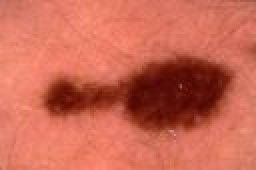
%> input picture HW2 - Practical/Code/melanome1.jpg, 128 x 85 px (shown 2 times larger)
$ octave Code.m   (GNU Octave 9; MATLAB toolbox functions it lacks are replaced by stand-ins)
%> lines starting %> are read from the running program, lines starting %| are printed output that depends on the picture; in (x1, y1, x2, y2) boxes, pixels count from 0 and x2, y2 are one past the last pixel; in counts of white or black regions, pixels touching at a corner belong together; the program's own positions count from 1
%% Question 1
img1 = ~imbinarize(rgb2gray(imread('melanome1.jpg')), 0.25);
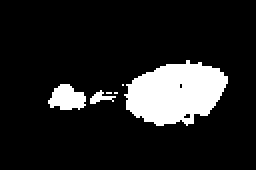
%> img1: size 85x128 logical (shown 2 times larger); 13% white; 6 white regions (3 under 20 px), largest, box (x1, y1, x2, y2) and area: (62, 30, 114, 63) 1194, (24, 42, 43, 55) 175, (45, 45, 58, 52) 41
img2 = ~imbinarize(rgb2gray(imread('melanome2.jpg')), 0.25);
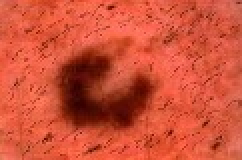
%> input picture HW2 - Practical/Code/melanome2.jpg, 121 x 80 px (shown 2 times larger)
%> img2: size 80x121 logical; 10.2% white; 34 white regions (33 under 20 px), largest, box (x1, y1, x2, y2) and area: (30, 27, 76, 64) 943
img3 = ~imbinarize(rgb2gray(imread('melanome3.jpg')), 0.25);
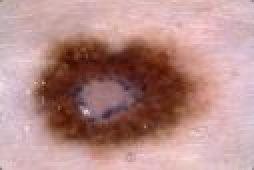
%> input picture HW2 - Practical/Code/melanome3.jpg, 127 x 85 px (shown 2 times larger)
%> img3: size 85x127 logical; 13.3% white; 12 white regions (10 under 20 px), largest, box (x1, y1, x2, y2) and area: (20, 24, 92, 69) 1312, (45, 60, 71, 69) 105
img4 = ~imbinarize(rgb2gray(imread('melanome4.jpg')), 0.25);
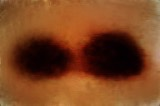
%> input picture HW2 - Practical/Code/melanome4.JPG, 160 x 106 px
%> img4: size 106x160 logical; 29.6% white; 2 white regions (1 under 20 px), largest, box (x1, y1, x2, y2) and area: (11, 30, 146, 81) 5020
figure();
subplot(2, 2, 1);
imshow(img1);
title('meloanome 1');
subplot(2, 2, 2);
imshow(img2);
title('meloanome 2');
subplot(2, 2, 3);
imshow(img3);
title('meloanome 3');
subplot(2, 2, 4);
imshow(img4);
title('meloanome 4');
%% a)
connected_img1 = imclose(img1, strel('rectangle',[5, 5]));
%> connected_img1: size 85x128 logical; 13.6% white; 1 white region, box (x1, y1, x2, y2) and area: (24, 30, 114, 63) 1482
figure();
subplot(1, 2, 1);
imshow(img1);
subplot(1, 2, 2);
imshow(connected_img1);
sgtitle('Connecting seperated components using closing operation');
n_comp1 = bwconncomp(connected_img1).NumObjects;
%> n_comp1 = 1
%% b)
denoised_img2 = imopen(img2, strel('rectangle',[3, 3]));
%> denoised_img2: size 80x121 logical; 9.5% white; 1 white region, box (x1, y1, x2, y2) and area: (30, 27, 75, 63) 922
figure();
subplot(1, 2, 1);
imshow(img2);
subplot(1, 2, 2);
imshow(denoised_img2);
sgtitle('Denoising melanoma using opening operation');
boundary2 = denoised_img2-imerode(denoised_img2, strel('rectangle',[3, 3]));
%> boundary2: size 80x121 double; values 0 (black) and 1 (white), 2.2% white in thin lines or dots, all inside (x1, y1, x2, y2) = (30, 27, 75, 63)
figure();
imshow(boundary2);
title('boundary of melanoma');
%% c)
connected_img3 = imclose(img3, strel('rectangle',[3, 3]));
%> connected_img3: size 85x127 logical; 15.1% white; 2 white regions (1 under 20 px), largest, box (x1, y1, x2, y2) and area: (20, 24, 92, 69) 1617
filled_img3 = imfill(connected_img3,'holes');
%> filled_img3: size 85x127 logical; 21.2% white; 1 white region, box (x1, y1, x2, y2) and area: (20, 24, 92, 69) 2289
figure();
imshow(filled_img3);
title('filling melanoma using imfill');
%% d)
seperated_img4 = imopen(img4, strel('rectangle',[21, 21]));
%> seperated_img4: size 106x160 logical; 28.1% white; 2 white regions, box (x1, y1, x2, y2) and area: (78, 32, 143, 80) 2645, (14, 37, 72, 79) 2113
figure();
subplot(1, 2, 1);
imshow(img4);
subplot(1, 2, 2);
imshow(seperated_img4);
sgtitle('seperating two melanomas using opening operation');
%% e)
components = connected_component(seperated_img4);
%> the loop in connected_component, `while max(img, [], 'all')` made 2 passes
%> i on passes 1 to 2: 1, 2
%> after the loop in connected_component, `while max(img, [], 'all')`: temp: size 106x160 logical; 15.6% white; 1 white region, box (x1, y1, x2, y2) and area: (78, 32, 143, 80) 2645
for i=1:size(components, 1)
    figure();
    imshow(squeeze(components(i, :, :)));
    title(['connected component ', num2str(i)]);
end
%% Question 2
%% a)
brain_img = imread('brain.jpg');
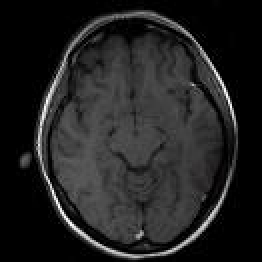
%> input picture HW4 - Practical/Code/Chan-Vese/brain.jpg, 131 x 131 px (shown 2 times larger)
%> brain_img is the input picture: size 131x131x3 uint8; mean R, G, B 34, 34, 34
figure();
imshow(brain_img);
title('brain');
hist_img = hist(reshape(brain_img, 1, []), 0:255);
%> hist_img = 256 values, max 19509 at index 1, min 0 at index 174, mean 201.1
norm_hist_img = hist_img/sum(hist_img);
%> norm_hist_img = 256 values, max 0.379 at index 1, min 0 at index 174, mean 0.00391
figure();
bar(0:255, norm_hist_img);
title('normalized histogram of brain');
%> figure, not shown here; tallest bar 0.379 high, from x = -0.4 to 0.4
brain_mean = sum((0:255).*norm_hist_img);
%> brain_mean = 33.97
brain_variance = sum((((0:255)-brain_mean).^2).*norm_hist_img);
%> brain_variance = 1493.3
brain_uniformity = sum(norm_hist_img.^2);
%> brain_uniformity = 0.149
brain_entropy = -sum(norm_hist_img.*log2(norm_hist_img+1e-12));
%> brain_entropy = 5.07
%% b)
sample_img = imread('sample.png');
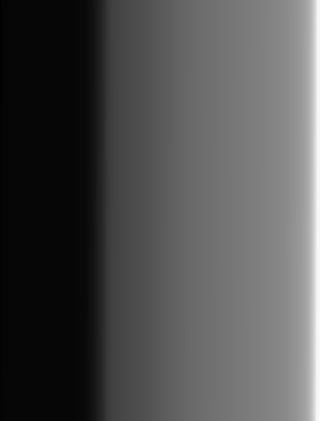
%> input picture HW2 - Practical/Code/sample.png, 320 x 421 px
%> sample_img is the input picture: size 421x320 uint8; min 0, max 253, mean 79.4
figure();
imshow(sample_img);
title('sample');
hist_img = hist(reshape(sample_img, 1, []), 0:255);
%> hist_img = 256 values, max 28345 at index 7, min 0 at index 255, mean 526.2
norm_hist_img = hist_img/sum(hist_img);
%> norm_hist_img = 256 values, max 0.21 at index 7, min 0 at index 255, mean 0.00391
figure();
bar(0:255, norm_hist_img);
title('normalized histogram of sample');
%> figure, not shown here; tallest bar 0.21 high, from x = 5.6 to 6.4
sample_average = sum((0:255).*norm_hist_img);
%> sample_average = 79.42
sample_variance = sum((((0:255)-sample_average).^2).*norm_hist_img);
%> sample_variance = 3239.7
sample_uniformity = sum(norm_hist_img.^2);
%> sample_uniformity = 0.0496
sample_entropy = -sum(norm_hist_img.*log2(norm_hist_img+1e-10));
%> sample_entropy = 6.44
%% c)
brain_GLCM_256 = GLCM(brain_img, 256, [0, 1]);
figure();
imshow(log(brain_GLCM_256+1)/max(log(brain_GLCM_256+1), [], 'all'));
title('brain GLCM 256 for offset = [0, 1]');
sample_GLCM_256 = GLCM(sample_img, 256, [0, 1]);
figure();
imshow(log(sample_GLCM_256+1)/max(log(sample_GLCM_256+1), [], 'all'));
title('sample GLCM 256 for offset = [0, 1]');
%% d)
norm_brain_GLCM_256 = brain_GLCM_256/sum(brain_GLCM_256, 'all');
norm_sample_GLCM_256 = sample_GLCM_256/sum(sample_GLCM_256, 'all');
brain_contrast_256 = 0;
sample_contrast_256 = 0;
for i=1:size(brain_GLCM_256, 1)
    for j=1:size(brain_GLCM_256, 1)
        brain_contrast_256 = brain_contrast_256+(i-j)^2*norm_brain_GLCM_256(i, j);
        sample_contrast_256 = sample_contrast_256+(i-j)^2*norm_sample_GLCM_256(i, j);
    end
end
%> after the loop, brain_contrast_256 = 522.2; sample_contrast_256 = 2.98
brain_uniformity_256 = 0;
sample_uniformity_256 = 0;
for i=1:size(brain_GLCM_256, 1)
    for j=1:size(brain_GLCM_256, 1)
        brain_uniformity_256 = brain_uniformity_256+norm_brain_GLCM_256(i, j)^2;
        sample_uniformity_256 = sample_uniformity_256+norm_sample_GLCM_256(i, j)^2;
    end
end
%> after the loop, brain_uniformity_256 = 0.114; sample_uniformity_256 = 0.0463
brain_homogeneity_256 = 0;
sample_homogeneity_256 = 0;
for i=1:size(brain_GLCM_256, 1)
    for j=1:size(brain_GLCM_256, 1)
        brain_homogeneity_256 = brain_homogeneity_256+norm_brain_GLCM_256(i, j)/(1+abs(i-j));
        sample_homogeneity_256 = sample_homogeneity_256+norm_sample_GLCM_256(i, j)/(1+abs(i-j));
    end
end
%> after the loop, brain_homogeneity_256 = 0.498; sample_homogeneity_256 = 0.753
brain_entropy_256 = 0;
sample_entropy_256 = 0;
for i=1:size(brain_GLCM_256, 1)
    for j=1:size(brain_GLCM_256, 1)
        brain_entropy_256 = brain_entropy_256-norm_brain_GLCM_256(i, j)*log2(norm_brain_GLCM_256(i, j)+1e-10);
        sample_entropy_256 = sample_entropy_256-norm_sample_GLCM_256(i, j)*log2(norm_sample_GLCM_256(i, j)+1e-10);
    end
end
%> after the loop, brain_entropy_256 = 8.27; sample_entropy_256 = 7.15
%% e)
brain_GLCM_128 = brain_GLCM_256(1:2:255, 1:2:255)+brain_GLCM_256(1:2:255, 2:2:256)+brain_GLCM_256(2:2:256, 1:2:255)+brain_GLCM_256(2:2:256, 2:2:256);
figure();
imshow(log(brain_GLCM_128+1)/max(log(brain_GLCM_128+1), [], 'all'));
title('brain GLCM 128 for offset = [0, 1]');
sample_GLCM_128 = sample_GLCM_256(1:2:255, 1:2:255)+sample_GLCM_256(1:2:255, 2:2:256)+sample_GLCM_256(2:2:256, 1:2:255)+sample_GLCM_256(2:2:256, 2:2:256);
figure();
imshow(log(sample_GLCM_128+1)/max(log(sample_GLCM_128+1), [], 'all'));
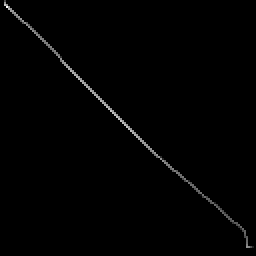
%> displayed picture: size 128x128, on the screen's scale of 0 to 255 (shown 2 times larger); min 0, max 255, mean 1.9
title('sample GLCM 128 for offset = [0, 1]');
norm_brain_GLCM_128 = brain_GLCM_128/sum(brain_GLCM_128, 'all');
norm_sample_GLCM_128 = sample_GLCM_128/sum(sample_GLCM_128, 'all');
brain_contrast_128 = 0;
sample_contrast_128 = 0;
for i=1:size(brain_GLCM_128, 1)
    for j=1:size(brain_GLCM_128, 1)
        brain_contrast_128 = brain_contrast_128+(i-j)^2*norm_brain_GLCM_128(i, j);
        sample_contrast_128 = sample_contrast_128+(i-j)^2*norm_sample_GLCM_128(i, j);
    end
end
%> after the loop, brain_contrast_128 = 130.4; sample_contrast_128 = 0.837
brain_uniformity_128 = 0;
sample_uniformity_128 = 0;
for i=1:size(brain_GLCM_128, 1)
    for j=1:size(brain_GLCM_128, 1)
        brain_uniformity_128 = brain_uniformity_128+norm_brain_GLCM_128(i, j)^2;
        sample_uniformity_128 = sample_uniformity_128+norm_sample_GLCM_128(i, j)^2;
    end
end
%> after the loop, brain_uniformity_128 = 0.125; sample_uniformity_128 = 0.0576
brain_homogeneity_128 = 0;
sample_homogeneity_128 = 0;
for i=1:size(brain_GLCM_128, 1)
    for j=1:size(brain_GLCM_128, 1)
        brain_homogeneity_128 = brain_homogeneity_128+norm_brain_GLCM_128(i, j)/(1+abs(i-j));
        sample_homogeneity_128 = sample_homogeneity_128+norm_sample_GLCM_128(i, j)/(1+abs(i-j));
    end
end
%> after the loop, brain_homogeneity_128 = 0.576; sample_homogeneity_128 = 0.85
brain_entropy_128 = 0;
sample_entropy_128 = 0;
for i=1:size(brain_GLCM_128, 1)
    for j=1:size(brain_GLCM_128, 1)
        brain_entropy_128 = brain_entropy_128-norm_brain_GLCM_128(i, j)*log2(norm_brain_GLCM_128(i, j)+1e-10);
        sample_entropy_128 = sample_entropy_128-norm_sample_GLCM_128(i, j)*log2(norm_sample_GLCM_128(i, j)+1e-10);
    end
end
%> after the loop, brain_entropy_128 = 7.18; sample_entropy_128 = 6.18
%% f)
% Anwsered in report
%% Question 3
%% a)
% Anwsered in report
%% b)
%> the run ends on the next line
boat_img = imread('boat.png');
% [103 lines not run here, left out]
function img_components = connected_component(img)
    if islogical(img)
        img_components = zeros(1, size(img, 1), size(img, 2), 'logical');
        i = 0;
        while max(img, [], 'all')
            i = i+1;
            temp = zeros(size(img, 1), size(img, 2), 'logical');
            [x, y] = find(img == 1);
            temp(x(1), y(1)) = 1;
            while max(temp ~= (imdilate(temp, strel('rectangle',[3, 3])) & img), [], 'all')
                temp = imdilate(temp, strel('rectangle',[3, 3])) & img;
            end
            img_components(i, :, :) = temp;
            img = img-temp;
        end
    else
        fprintf('Image must be logical');
    end
end
function output = GLCM(img, n_levels, offset)
    output = zeros(n_levels, n_levels);
    min_x = max(1, 1-offset(1));
    max_x = min(size(img, 1), size(img, 1)-offset(1));
    min_y = max(1, 1-offset(2));
    max_y = min(size(img, 2), size(img, 2)-offset(2));
    levels = ceil(linspace(-0.5, 255.5, n_levels+1));
    levels = levels(2:end);
    for i=min_x:max_x
        for j=min_y:max_y
            temp1 = find(levels > img(i, j), 1);
            temp2 = find(levels > img(i+offset(1), j+offset(2)), 1);
            output(temp1, temp2) = output(temp1, temp2)+1;
        end
    end
end
